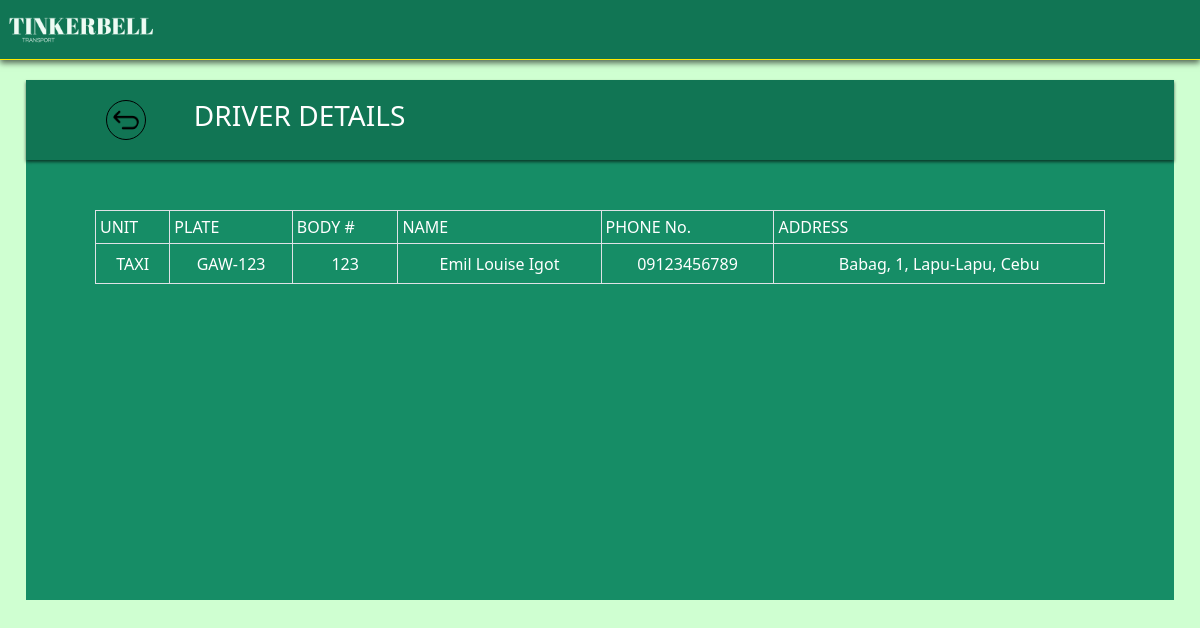
The app's page /viewDriverdetails.php with its own data.
### tables this page shows
CREATE TABLE `registrations` (
  `id` int(11) NOT NULL,
  `username` varchar(255) NOT NULL,
  `password` varchar(255) NOT NULL,
  `first_name` varchar(255) NOT NULL,
  `middle_name` varchar(255) DEFAULT NULL,
  `last_name` varchar(255) NOT NULL,
  `contact` varchar(15) DEFAULT NULL,
  `street` varchar(255) DEFAULT NULL,
  `barangay` varchar(255) DEFAULT NULL,
  `city` varchar(255) DEFAULT NULL,
  `province` varchar(255) DEFAULT NULL,
  `unit` varchar(50) DEFAULT NULL,
  `plate_no` varchar(50) DEFAULT NULL,
  `body_no` varchar(50) DEFAULT NULL,
  `created_at` timestamp NOT NULL DEFAULT current_timestamp(),
  `updated_at` timestamp NOT NULL DEFAULT current_timestamp() ON UPDATE current_timestamp(),
  `user_id` int(11) NOT NULL,
  `role` varchar(50) NOT NULL DEFAULT 'driver',
  `car_id` int(11) DEFAULT NULL
);

### viewDriverdetails.php (the view, shortened to what this page needs)
<?php
try {
    $db = new Database();
    $conn = $db->getDb();
    $query = $conn->prepare("SELECT unit, plate_no, body_no, first_name, middle_name, last_name, contact, street, barangay, city, province FROM registrations");
    $query->execute();
    $result = $query->fetchAll(PDO::FETCH_ASSOC);
} catch (PDOException $e) {
    echo "Error: " . $e->getMessage();
}
?>
<!DOCTYPE html>
<html lang="en">
<head>
    <link rel="stylesheet" href="css/view_driver_details.css">
    <link rel="stylesheet" href="https://cdn.jsdelivr.net/npm/bootstrap@5.3.3/dist/css/bootstrap.min.css">
    <link rel="stylesheet" href="https://cdnjs.cloudflare.com/ajax/libs/font-awesome/6.7.1/css/all.min.css"
 />
</head>
<body class="body">
    <div class="navigation">
        <img src="images/TINKERBELL W.png" alt="TINKERBELL TRANSPORT">
    </div>
    <div class="containerBox">
        <div class="header">
            <a href="adminDashboard.php">
                <img src="images/return.png" alt="return">
            </a>
            <div class="log-maintenance text-white ms-5">
                <h3>DRIVER DETAILS</h3>
            </div>
        </div>
        <div class="contents">
            <div class="table-container">
                <table class="table table-bordered table-sm table-hover">
                    <thead>
                        <tr class="border-1">
                            <td class="bg-transparent text-white">UNIT</td>
                            <td class="bg-transparent text-white">PLATE</td>
                            <td class="bg-transparent text-white">BODY #</td>
                            <td class="bg-transparent text-white">NAME</td>
                            <td class="bg-transparent text-white">PHONE No.</td>
                            <td class="bg-transparent text-white">ADDRESS</td>
                        </tr>
                    </thead>
                    <tbody>
                        <?php
                        if (isset($result) && count($result) > 0) {
                            foreach ($result as $row) {
                                $full_name = htmlspecialchars($row['first_name'] . ' ' . $row['middle_name'] . ' ' . $row['last_name']);
                                $address = htmlspecialchars($row['street'] . ', ' . $row['barangay'] . ', ' . $row['city'] . ', ' . $row['province']);
                        ?>
                            <tr>
                                <td class="bg-transparent text-white text-center"><?php echo htmlspecialchars($row['unit']); ?></td>
                                <td class="bg-transparent text-white text-center"><?php echo htmlspecialchars($row['plate_no']); ?></td>
                                <td class="bg-transparent text-white text-center"><?php echo htmlspecialchars($row['body_no']); ?></td>
                                <td class="bg-transparent text-white text-center"><?php echo $full_name; ?></td>
                                <td class="bg-transparent text-white text-center"><?php echo htmlspecialchars($row['contact']); ?></td>
                                <td class="bg-transparent text-white text-center"><?php echo $address; ?></td>
                            </tr>
                        <?php }
                        } else { ?>
                            <tr>
                                <td colspan="6" class="text-center text-white">No records found</td>
                            </tr>
                        <?php } ?>
                    </tbody>
                </table>
            </div>
        </div>
    </div>
</body>
</html>

### css/view_driver_details.css (style rules this page uses)
.body { margin: 0; padding: 20px; padding-top: 80px; background-color: #CFFFD1; }
.navigation { background-color: #117554; position: fixed; box-shadow: 0 3px 6px rgba(0, 0, 0, 0.6); border-bottom: #FFEB00 solid 0.1px; top: 0; left: 0; width: 100%; height: 60px; z-index: 999; }
.navigation img { width: 160px; }
.containerBox { background-color: #168D66; width: 99%; height: max-content; margin: auto; padding: 30px; padding-top: 110px; position: relative; min-height: 520px; }
.header { position: absolute; top: 0; left: 0; height: 80px; width: 100%; background-color: #117554; box-shadow: 0 2px 3px rgba(0, 0, 0, 0.6); display: flex; align-items: center; padding: 0 80px; }
.header a { height: min-content; }
.header img { width: 40px; height: 40px; padding: 6px; border: 1px solid black; border-radius: 50%; }
.contents { padding: 20px; height: min-content; width: 1050px; margin: auto; color: #FFFFFF; }
tbody td { height: 40px; align-items: center; vertical-align: middle; }

### records on screen
registrations: unit "TAXI", plate_no "GAW-123", body_no "123", full_name "Emil Louise Igot", contact "09123456789", address "Babag, 1, Lapu-Lapu, Cebu"
